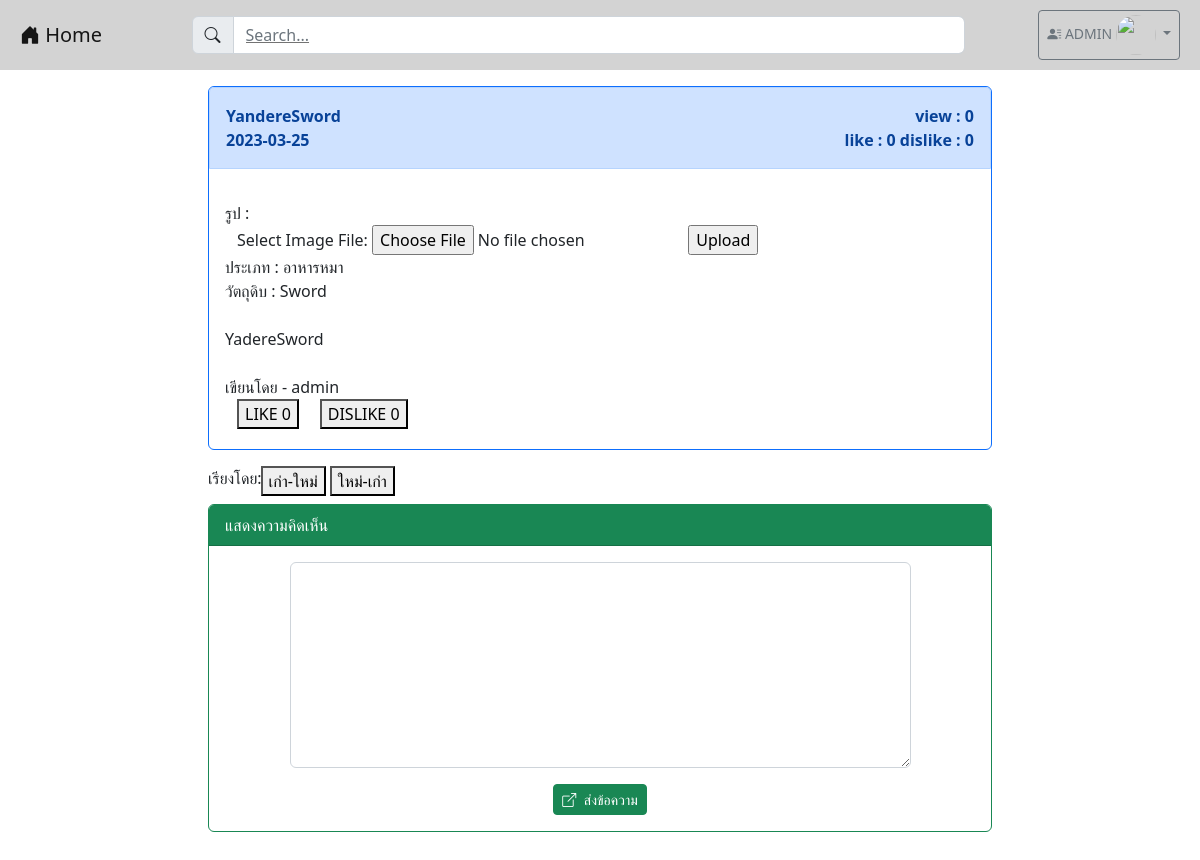
The app's page /post.php?id=108 (signed in), older data.
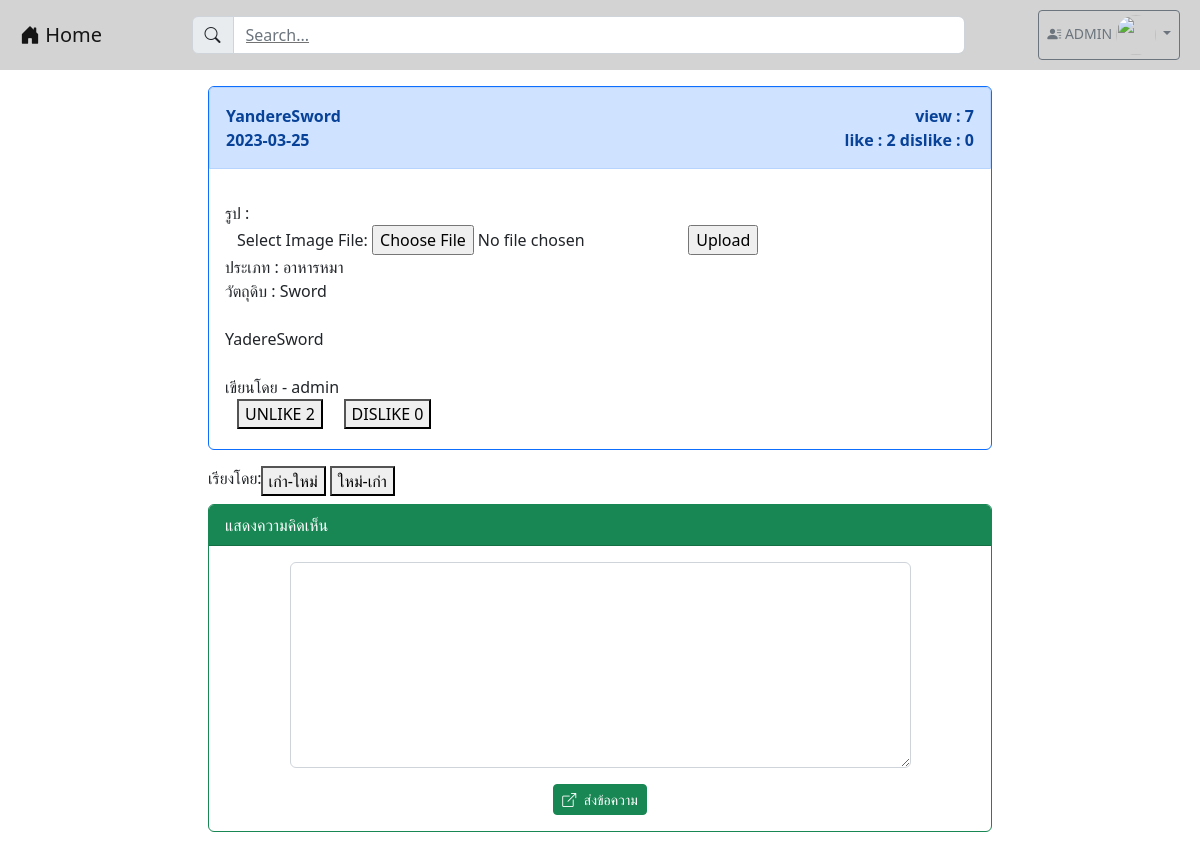
The same page, newer data.
### tables this page shows
CREATE TABLE `post` (
  `post_id` int(100) NOT NULL,
  `user_id` int(100) NOT NULL,
  `category_id` int(100) NOT NULL,
  `post_title` varchar(1000) NOT NULL,
  `post_ingredient` varchar(2024) NOT NULL,
  `post_content` varchar(2048) NOT NULL,
  `post_picture` longblob NOT NULL,
  `post_date` date NOT NULL,
  `post_like` int(100) NOT NULL,
  `post_dislike` int(100) NOT NULL,
  `post_view` int(100) NOT NULL
);

CREATE TABLE `category` (
  `category_id` int(100) NOT NULL,
  `category_tag` varchar(64) NOT NULL
);

CREATE TABLE `user` (
  `user_id` int(100) NOT NULL,
  `user_username` varchar(64) NOT NULL,
  `user_password` varchar(64) NOT NULL,
  `user_name` varchar(64) NOT NULL,
  `user_email` varchar(64) NOT NULL,
  `user_role` varchar(1) NOT NULL,
  `user_fname` varchar(100) NOT NULL,
  `user_lname` varchar(100) NOT NULL,
  `user_phone` int(10) NOT NULL,
  `user_exp` varchar(255) NOT NULL,
  `user_des` varchar(255) NOT NULL,
  `user_country` varchar(100) NOT NULL,
  `user_state` varchar(100) NOT NULL,
  `user_pic` longblob NOT NULL
);

### post.php (the view, shortened to what the changed rows need)
<!DOCTYPE html>
<html lang="en">
<head>
    <link href="https://cdn.jsdelivr.net/npm/bootstrap@5.2.2/dist/css/bootstrap.min.css" rel="stylesheet"
>
    <link rel="stylesheet" href="https://cdn.jsdelivr.net/npm/bootstrap-icons@1.9.1/font/bootstrap-icons.css">
        <?php
        require 'dbConfig_PDO.php';
        $id = $_GET['id'];
        $data = $conn->query("SELECT p.post_title,u.user_name,p.user_id,u.user_id FROM post p , user u WHERE p.post_id = $id and p.user_id = u.user_id;");
        if ($data !== false) {
            while ($row = $data->fetch()) {
                $post_title = $row['0'];
                $user_id = $row['2'];
                $user_id = $row['3'];
            }
        }
        ?>
</head>
<body>
    <div class="container-xxl">
        <section class="col-md-8 mx-auto m-3">
            <?php
            isset($_GET['id']) ? $id = $_GET['id'] : header("Location: index.php");
            require 'dbConfig_PDO.php';$conn = new PDO("mysql:host=$server_name;dbname=$database;charset=utf8","$username","$password");
            $conn = new PDO("mysql:host=$server_name;dbname=$database;charset=utf8", "$username", "$password");
            $data = $conn->query("SELECT p.post_id, p.post_title, p.post_date, p.category_id, p.post_ingredient, p.post_content, u.user_username, p.user_id, u.user_id, c.category_tag, c.category_id,
                                        p.post_like, p.post_dislike, p.post_view
                                    FROM post p , user u , category c
                                    WHERE p.post_id = $id and p.category_id = c.category_id and u.user_id = p.user_id");
            if ($data !== false) {
                while ($row = $data->fetch()) {
                    $post_id = $row[0];
                    $post_title = $row[1];
                    $post_date = $row[2];
                    $post_ingredient = $row[4];
                    $post_content = $row[5];
                    $user_username = $row[6];
                    $user_id = $row[7];
                    $category_tag = $row[9];
                    $post_like = $row[11];
                    $post_dislike = $row[12];
                    $post_view = $row[13];
                }
            }
            ?>
            <div class="card text-dark bg-white border-primary mb-3">
                <div class="card-header alert alert-primary">
                    <strong>
                        <?php
                        echo "<div class = 'd-flex justify-content-between'>
                            <div> $post_title </div>
                            <div style='text-align:right'> view : $post_view </div>
                            </div>";
                        echo "<div class = 'd-flex justify-content-between'>
                            <div> $post_date </div>
                            <div style='text-align:right'> like : $post_like  dislike : $post_dislike </div>
                            </div>";
                        ?>
                    </strong>
                </div>
                <div class="card-body pb-1">
                    <div class="container row mb-3 justify-content-between">
                        <?php
                        echo "รูป :";
                        require_once 'dbConfig_SQLi.php';
                        $result = $db->query("SELECT image FROM images_post WHERE post_id = $id");
                        ?>
                        <?php
                        if ($result->num_rows > 0) { ?>
                            <div class="gallery">
                                <?php while ($row = $result->fetch_assoc()) { ?>
                                    <img
                                        width='500' height='500' />
                                    <?php if (isset($_SESSION['user_id']) && !empty($_SESSION['user_id']) && $user_id == $_SESSION['user_id']) { ?>
                                        <form action="deleteimages.php" method="post" enctype="multipart/form-data">
                                            <input type="hidden" name="id" value="<?= $id; ?>">
                                            <input type="submit" name="photo" value="deleted photo">
                                        </form>
                                    <?php } ?>
                                <?php } ?>
                            </div>
                        <?php } else if (isset($_SESSION['user_id']) && !empty($_SESSION['user_id']) && $user_id == $_SESSION['user_id']) { ?>
                                <form action="upload.php" method="post" enctype="multipart/form-data">
                                </form>
                        <?php } else { ?>
                                <label>No Image Here</label>
                        <?php }
                        echo "ประเภท : $category_tag <BR>";
                        echo "วัตถุดิบ : $post_ingredient <BR><BR>";
                        echo "$post_content <BR><BR>";
                        echo "เขียนโดย - $user_username <BR>";
                        ?>
                        <?php
                        $conn = new PDO("mysql:host=$server_name;dbname=$database;charset=utf8", "$username", "$password");
                        if (isset($_SESSION['user_id']) && !empty($_SESSION['user_id'])) {
                            $session_user_id = $_SESSION['user_id'];
                            $rating_info = $conn->query("SELECT * FROM rating_post WHERE user_id = $session_user_id AND post_id = $post_id");
                        } else {
                            $rating_info = $conn->query("SELECT * FROM rating_post WHERE post_id = $post_id");
                        }
                        $rating_uid = 0;
                        $rating_status = 0;
                        if ($rating_info != false) {
                            while ($rating = $rating_info->fetch()) {
                                $rating_uid = $rating['user_id'];
                                $rating_status = $rating['rating'];
                            }
                        }
                        if (isset($_SESSION['user_id']) && !empty($_SESSION['user_id'])) { ?>
                            <form action="test_area.php" name="" method="post">
                                <?php if (($_SESSION['user_id'] == $rating_uid || $rating_uid == '0') && $rating_status != '1') { ?>
                                    <button type="submit" name="rating" class="button" value="1">LIKE
                                        <?php echo $post_like ?>
                                    </button>
                                <?php } else { ?>
                                    <button type="submit" name="rating" class="button" value="2">UNLIKE
                                        <?php echo $post_like ?>
                                    </button>
                                <?php } ?>
                                <?php if (($_SESSION['user_id'] == $rating_uid || $rating_uid == '0') && $rating_status != '-1') { ?>
                                    <button type="submit" name="rating" class="button" value="-1">DISLIKE
                                        <?php echo $post_dislike ?>
                                    </button>
                                <?php } else { ?>
                                    <button type="submit" name="rating" class="button" value="-2">UNDISLIKE
                                        <?php echo $post_dislike ?>
                                    </button>
                                <?php } ?>
                            </form>
                            <?php } ?>
                    </div>
                </div>
            </div>
            <?php
            if (isset($_SESSION["id"])) {
                ?>
                <br><br>
                <?php
            }
            ?>
        </section>
    </div>
</body>
</html>

Row changes from the older to the newer data that the page shows:
changed post "YandereSword": post_view "0" → "7"; post_like "0" → "2"
Text that changed along with them:
text no longer shown: "LIKE"
text now shown: "UNLIKE"
